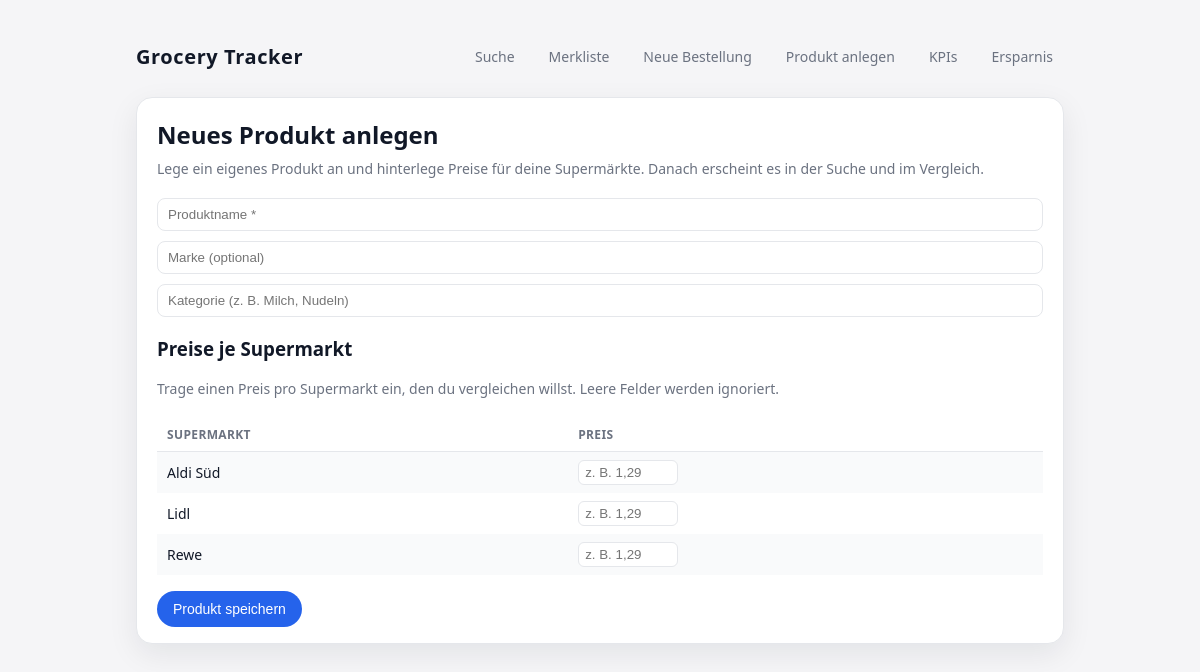
The page /add_product on the database its author committed.
### tables this page shows
CREATE TABLE supermarkets (
    id TEXT PRIMARY KEY,
    name TEXT NOT NULL,
    location TEXT,
    website TEXT
);

### app.py (the view, shortened to what this page needs)
@app.route("/add_product", methods=["GET", "POST"])
def add_product():
    conn = get_connection()
    cur = conn.cursor()
    supermarkets = cur.execute(
        "SELECT id, name FROM supermarkets ORDER BY name"
    ).fetchall()
    conn.close()
    return render_template("template/add_product.html", supermarkets=supermarkets, error=None)

### app.py (called while the page is built)
def get_connection():
    conn = sqlite3.connect(DB_PATH)
    conn.row_factory = sqlite3.Row
    conn.execute("PRAGMA foreign_keys = ON;")
    return conn

### template/add_product.html (shortened to what this page needs)
{% extends "base.html" %}
{% block content %}
<div class="card">
  <h1>Neues Produkt anlegen</h1>
  <p class="subtitle">
    Lege ein eigenes Produkt an und hinterlege Preise für deine Supermärkte.
    Danach erscheint es in der Suche und im Vergleich.
  </p>
  <form method="post">
    <div style="display:flex; flex-direction:column; gap:10px; margin-bottom:16px;">
      <input type="text" name="name" placeholder="Produktname *" required
             style="padding:8px 10px; border-radius:8px; border:1px solid #e5e7eb;">
      <input type="text" name="brand" placeholder="Marke (optional)"
             style="padding:8px 10px; border-radius:8px; border:1px solid #e5e7eb;">
      <input type="text" name="category" placeholder="Kategorie (z. B. Milch, Nudeln)"
             style="padding:8px 10px; border-radius:8px; border:1px solid #e5e7eb;">
    </div>
    <h3>Preise je Supermarkt</h3>
    <p class="subtitle">
      Trage einen Preis pro Supermarkt ein, den du vergleichen willst. Leere Felder werden ignoriert.
    </p>
    <table>
      <tr>
        <th>Supermarkt</th>
        <th>Preis</th>
      </tr>
      {% for s in supermarkets %}
      <tr>
        <td>{{ s["name"] }}</td>
        <td>
          <input type="text"
                 name="price_{{ s['id'] }}"
                 placeholder="z. B. 1,29"
                 style="width:100px; padding:4px 6px; border-radius:6px; border:1px solid #e5e7eb;">
        </td>
      </tr>
      {% endfor %}
    </table>
    <div style="margin-top:16px;">
      <button type="submit" class="btn-primary">Produkt speichern</button>
    </div>
  </form>
</div>
{% endblock %}

### template/base.html (style rules this page uses)
:root { --bg: #f5f5f7; --card-bg: #ffffff; --accent: #2563eb; --accent-soft: #dbeafe; --text: #111827; --muted: #6b7280; --border: #e5e7eb; }
* { box-sizing: border-box; }
body { margin: 0; font-family: system-ui, -apple-system, BlinkMacSystemFont, "Segoe UI", sans-serif; background: var(--bg); color: var(--text); }
.card { background: var(--card-bg); border-radius: 16px; padding: 20px 20px 16px; box-shadow: 0 10px 30px rgba(15, 23, 42, 0.08); border: 1px solid var(--border); }
h1 { margin: 0 0 8px; font-size: 24px; }
.subtitle { margin: 0 0 20px; font-size: 14px; color: var(--muted); }
.btn-primary { border-radius: 999px; border: none; padding: 10px 16px; font-size: 14px; font-weight: 500; cursor: pointer; background: var(--accent); color: white; }
table { width: 100%; border-collapse: collapse; font-size: 14px; margin-top: 4px; }
th, td { padding: 8px 10px; text-align: left; }
th { font-size: 12px; text-transform: uppercase; letter-spacing: 0.03em; color: var(--muted); border-bottom: 1px solid var(--border); }
tr:nth-child(even) td { background: #f9fafb; }

### rows shown on the page
supermarkets: name "Aldi Süd"
supermarkets: name "Lidl"
supermarkets: name "Rewe"
